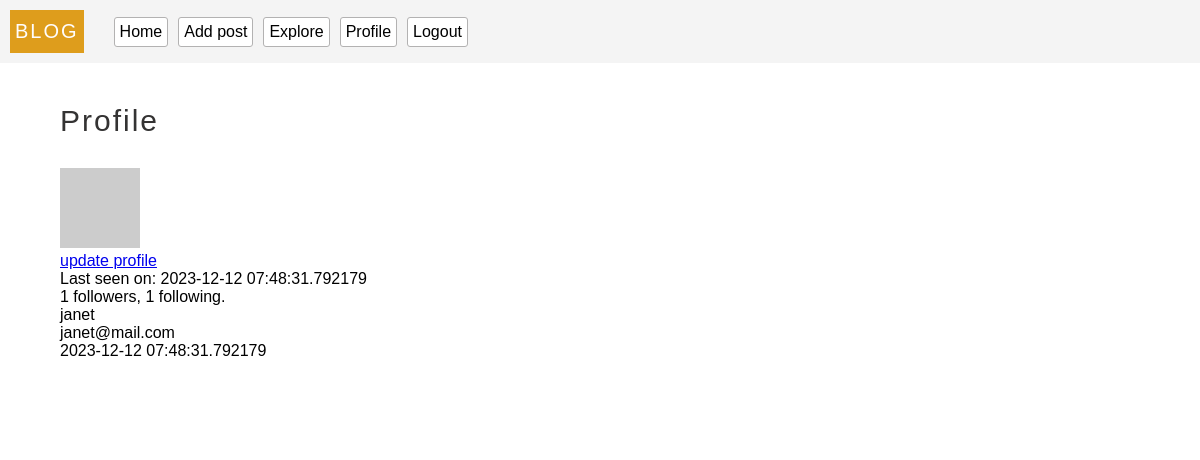
/profile (signed in), run on an earlier commit of the app's database.
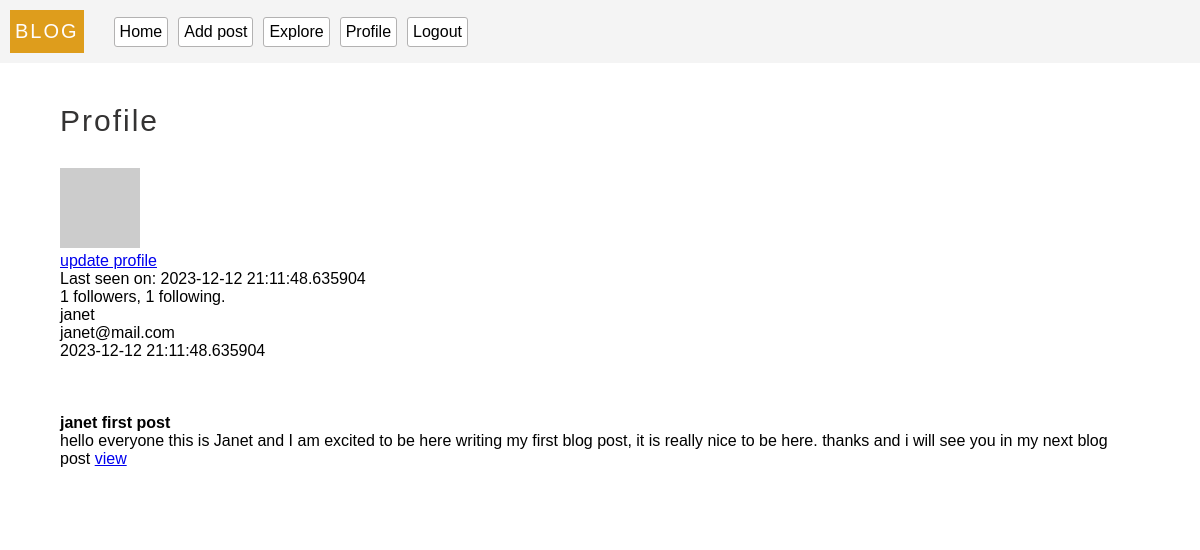
And on a later commit of the database.
### models.py (models this page shows, shortened)
class User(db.Model, UserMixin):
  __tablename__ = 'users'
  id = db.Column(db.Integer, primary_key = True)
  username = db.Column(db.String(100), unique = True, index = True)
  email = db.Column(db.String(100), index = True, unique = True)
  password = db.Column(db.String(200))
  last_seen = db.Column(db.DateTime, default=datetime.utcnow, index = True)
  about_me = db.Column(db.String, nullable=True)
  posts = db.relationship(
    'Post',
    backref = 'author',
    lazy = 'dynamic'
  )
  followed = db.relationship(
    'User',
    secondary = followers,
    primaryjoin = (followers.c.follower_id == id),
    secondaryjoin = (followers.c.followed_id == id),
    backref = db.backref('followers', lazy='dynamic'),
    lazy = 'dynamic'
  )
  follower = db.relationship(
    'User',
    secondary = followers,
    primaryjoin = (followers.c.followed_id == id),
    secondaryjoin = (followers.c.follower_id == id),
    backref = db.backref('followed_user', lazy='dynamic'),
    lazy = 'dynamic'
  )
  def avatar(self, size='80'):
    digest = md5(str(self.email).lower().encode('utf-8')).hexdigest()
    return f'https://gravatar.com/avatar/{digest}?d=identicon&s={size}'
  def update_last_seen(self):
    self.last_seen = datetime.utcnow()
    db.session.commit()
  @login.user_loader
  def get_user(id):
    return User.query.get(int(id))

class Post(db.Model):
  __tablename__ = 'posts'
  id = db.Column(db.Integer, primary_key = True)
  body = db.Column(db.String(300) ,nullable = False)
  title = db.Column(db.String(20), nullable = False)
  timestamp = db.Column(db.DateTime, default=datetime.utcnow, index = True)
  user_id = db.Column(db.Integer, db.ForeignKey('users.id'))

### server.py (the view)
@app.route('/profile')
@login_required
def profile():
  return render_template('profile.html', title='Profile', user = current_user, posts = current_user.posts)

### server.py (called while the page is built)
@app.before_request
def validate():
  if current_user.is_authenticated:
    current_user.update_last_seen()

### templates/profile.html (shortened to what this page needs)
{% extends 'base.html'%}
{% block content %}
  <p class="header">Profile</p>
  <div class="profile-photo-container">
    <img class="profile-photo" src="{{current_user.avatar()}}" alt="photo"/>
    <p><a href="{{url_for('update_profile')}}"> update profile</a></p>
  </div>
  {% if user.last_seen %}<p>Last seen on: {{ user.last_seen }}</p>{% endif %}
  <p>{{ user.follower.count() }} followers, {{ user.followed.count() }} following.</p>
  <p>{{current_user.username}}</p>
  <p>{{current_user.email}}</p>
  <p>{{current_user.last_seen}}</p>
  <br><br>
  {% for post in posts %}
  <br>
      <article>
        <h4>{{post.title}}</h4>
        {{post.body}}
        <a href="/post/{{post.id}}">view</a>
      </article>
  <br>
    {% endfor %}
{% endblock %}

What changed in the data, as far as the page shows it:
changed User "janet": last_seen "2023-12-12 07:48:31.792179" → "2023-12-12 21:11:48.635904"
added Post: title "janet first post", body "hello everyone this is Janet and I am excited to be here writing my first blog post, it is really nice to be here. thanks and i will see you in my next blog post"
